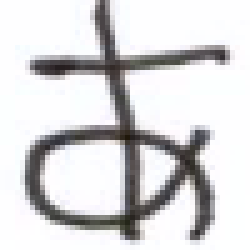
#> input picture data/a/3_50x50.png, 50 x 50 px, given as the content of the folder ../data/templates/jis/, which was not available (shown 5 times larger)
$ python clean_image.py
#> lines starting #> are read from the running program, lines starting #| are printed output that depends on the picture; pictures that were not available may be replaced by others from this repository, and a replacement may not be noted
# import the necessary packages
import argparse
import datetime
import imutils
import time
import cv2
import numpy as np
from matplotlib import pyplot as plt
from os import listdir
from os.path import isfile, join

folder = "../data/templates/jis/"
files = [f for f in listdir(folder) if isfile(join(folder, f))]
whiteRemovedTop = []
whiteRemovedBottom = []
whiteRemovedLeft = []
whiteRemovedRight = []
countFiles = len(files)
i = 0.0
for file in files:
	i = i+1
	image = cv2.imread(folder + file, 0)
#> image: shape (50, 50); min 24, max 255, mean 214.4
	image = image[2:len(image)-1]
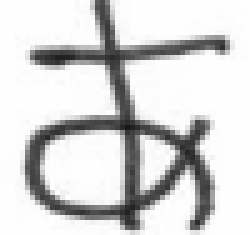
#> image: shape (47, 50) (shown 5 times larger); min 24, max 255, mean 212.2
	blackRemoved = []
	for lineNr in range(len(image)):
		blackRemoved.append(image[lineNr][2:len(image[lineNr])-1])
#> this loop made 47 passes
#> after the loop, blackRemoved = 47 items

	### Remove white rows on the top
	for lineNr in range(len(blackRemoved)):
		badPixels = 0
		for px in blackRemoved[lineNr]:
			if px < 210:
				badPixels = badPixels+1

		if badPixels != 0 and badPixels < len(blackRemoved[lineNr]) / 2:
			lastOkRow = lineNr-1
			if lastOkRow > 0:
				whiteRemovedTop = blackRemoved[lastOkRow:]
				break
			else:
				whiteRemovedTop = blackRemoved
				break
#> this loop made 1 pass
#> lastOkRow on pass 1: -1

	### Remove white rows on the bottom
	for lineNr in reversed(range(len(whiteRemovedTop))):
		badPixels = 0
		for px in whiteRemovedTop[lineNr]:
			if px < 210:
				badPixels = badPixels+1

		if badPixels != 0 and badPixels < len(whiteRemovedTop[lineNr]) / 2:
			lastOkRow = lineNr+1
			if lastOkRow < len(whiteRemovedTop):
				whiteRemovedBottom = whiteRemovedTop[:lastOkRow]
				break
			else:
				whiteRemovedBottom = whiteRemovedTop
				break
#> this loop made 2 passes
#> (lineNr, lastOkRow) on pass 2: (45, 46)
#> lineNr on pass 1: 46

	### Remove white column on the left
	for pixelNr in range(len(whiteRemovedBottom[0])):
		badPixels = 0
		for lineNr in range(len(whiteRemovedBottom)):
			if whiteRemovedBottom[lineNr][pixelNr] < 210:
				badPixels = badPixels +1

		if badPixels != 0 and badPixels < len(whiteRemovedBottom) / 2:
			lastOkColumn = pixelNr-1
			if lastOkColumn > 0:
				for line in whiteRemovedBottom:
					whiteRemovedLeft.append(line[lastOkColumn:])
				break
			else:
				whiteRemovedLeft = whiteRemovedBottom
				break
#> this loop made 4 passes
#> lastOkColumn on pass 4: 2

	### Remove white column on the right
	for pixelNr in reversed(range(len(whiteRemovedLeft[0]))):
		badPixels = 0
		for lineNr in range(len(whiteRemovedLeft)):
			if whiteRemovedLeft[lineNr][pixelNr] < 210:
				badPixels = badPixels +1

		if badPixels != 0 and badPixels < len(whiteRemovedLeft) / 2:
			lastOkColumn = pixelNr+1
			if lastOkColumn < len(whiteRemovedLeft[0]):
				for line in whiteRemovedLeft:
					whiteRemovedRight.append(line[:lastOkColumn])
				break
			else:
				whiteRemovedRight = whiteRemovedLeft
				break
#> this loop made 4 passes
#> (pixelNr, lastOkColumn) on pass 4: (41, 42)
#> pixelNr on passes 1 to 3: 44, 43, 42

	whiteRemovedRight = cv2.resize(np.array(whiteRemovedRight), (50,50))
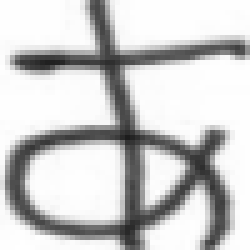
#> whiteRemovedRight: shape (50, 50) (shown 5 times larger); min 29, max 255, mean 203.2
	cv2.imwrite(folder+file, whiteRemovedRight)
	whiteRemovedTop = []
	whiteRemovedBottom = []
	whiteRemovedLeft = []
	whiteRemovedRight = []
#> (the run stopped early here; a loop or call above may not have finished)
